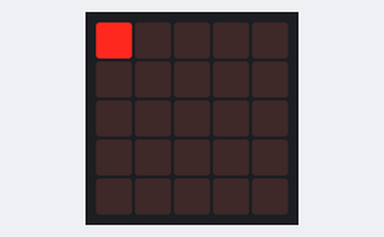
This program was run on a simulated BBC micro:bit (MakeCode). On the bench: the board's 5×5 LED display.

Above: at 0.01 s.
At 0.61 s:
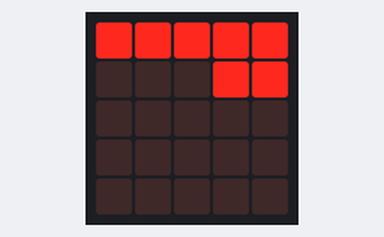
At 1.21 s:
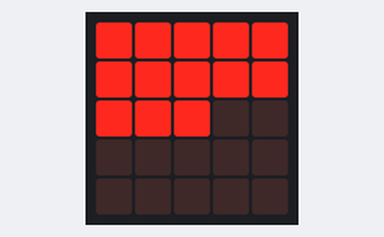
At 1.81 s:
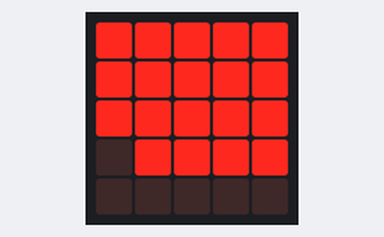
At 2.5 s:
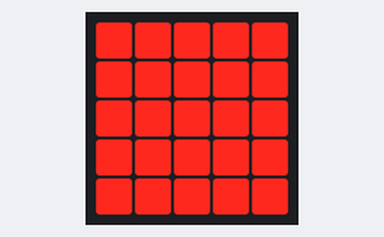

The program:

main.ts
```typescript
for (let y = 0; y <= 4; y++) {
    for (let x = 0; x <= 4; x++) {
        if (y % 2 != 0) {
            led.plot(4 - x, y)
        } else {
            led.plot(x, y)
        }
        basic.pause(100)
    }
}
basic.forever(function () {

})
```

test.ts
```typescript
// 在這裡測試；當此封包作為擴充功能時，將不會編譯此內容。
```
